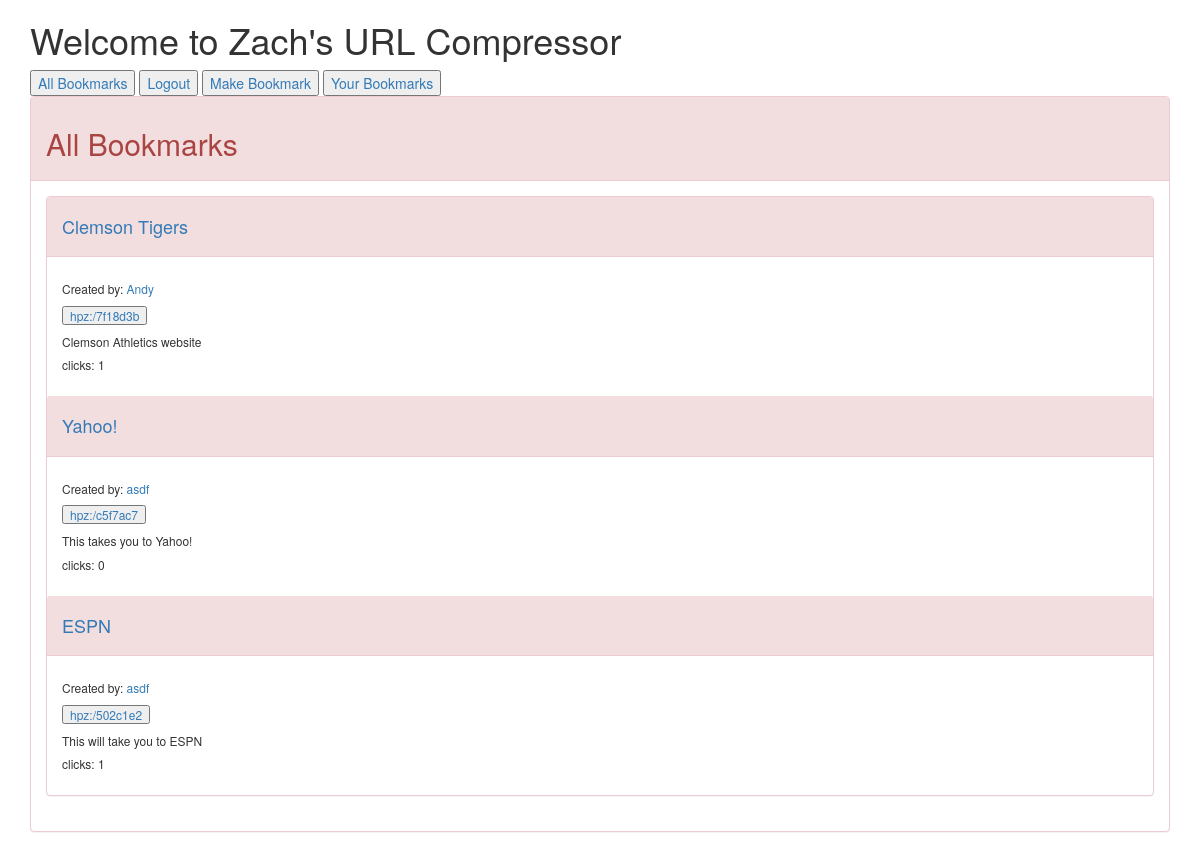
Screenshot of / (signed in) with the database file from the repository.
### compressor/models.py (models this page shows)
class Bookmark(models.Model):
    author = models.ForeignKey(User)
    long_url = models.URLField()
    short_url = models.CharField(max_length=50 )
    created = models.DateTimeField(auto_now_add=True)
    description = models.TextField(null=True)
    title = models.CharField(max_length=25)
    objects = BookmarkManager()
    @property
    def click_count(self):
        return self.click_set.all().count()
    class Meta:
        ordering = ["-created"]

### compressor/views.py (the view)
# urls.py: url(r'^$', BookmarkListView.as_view(), name='bookmark_list'),
class BookmarkListView(ListView):
    model = Bookmark

### compressor/templates/compressor/bookmark_list.html (shortened to what this page needs)
{% extends 'base.html' %}
{% block content %}
        <div class="row">
            <div class="col-md-12">
                <div class="panel panel-danger">
                    <div class="panel-heading">
                        <h2>All Bookmarks</h2>
                    </div>
                    <div class="panel-body">
                    <div class="panel panel-danger">
                            {% for bookmark in object_list %}
                            <div class="panel-heading">
                                <h4>
                                    <a href="{% url 'bookmark_detail' bookmark.id %}">
                                        {{ bookmark.title}}
                                    </a>
                                </h4>
                            </div>
                            <div class="panel-body">
                                <h6> Created by:
                                    <a href="{% url 'user_bookmark_list' bookmark.author_id%}">
                                        {{ bookmark.author }}
                                    </a>
                                </h6>
                                <h6>
                                    <form action="{% url 'click' bookmark.id %}" method="post">
                                        <a href="{{ bookmark.long_url }}">
                                            <input type="submit" value="{{ bookmark.short_url }}">
                                        </a>
                                    </form>
                                </h6>
                                <h6>{{ bookmark.description }}</h6>
                                <h6>clicks: {{ bookmark.click_count }}</h6>
                            </div>
                            {% endfor %}
                            </div>
                        </div>
                    </div>
                    </div>
                </div>
            </div>
{% endblock %}

### rows the page displays
Bookmark: title "Clemson Tigers", author "Andy", short_url "hpz:/7f18d3b", description "Clemson Athletics website", click_count "1"
Bookmark: title "Yahoo!", author "asdf", short_url "hpz:/c5f7ac7", description "This takes you to Yahoo!", click_count "0"
Bookmark: title "ESPN", author "asdf", short_url "hpz:/502c1e2", description "This will take you to ESPN", click_count "1"
